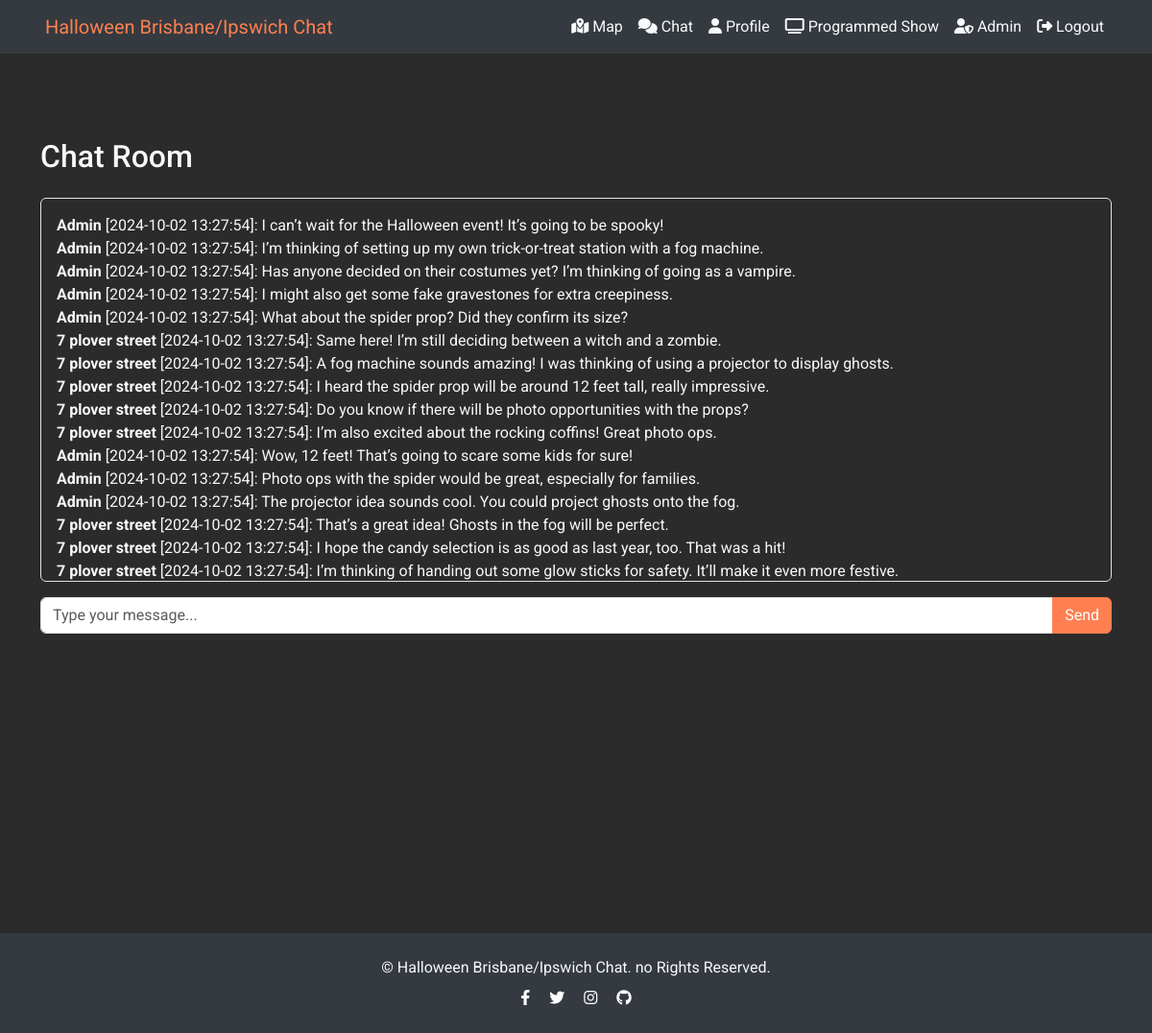
The page /chat (signed in) on the database its author committed.
### app.py (models this page shows, shortened)
class Message(db.Model):
    __tablename__ = 'message'  # Table name remains 'message'
    id = db.Column(db.Integer, primary_key=True)
    user_id = db.Column(db.Integer, db.ForeignKey('user.id'), nullable=False)  # Updated ForeignKey to 'user.id'
    content = db.Column(db.Text, nullable=False)
    timestamp = db.Column(db.DateTime, default=datetime.utcnow, nullable=False)
    visible = db.Column(db.Boolean, default=True)  # New field for visibility
    user = db.relationship('User', backref=db.backref('messages', lazy=True))  # Relationship remains unchanged

class User(UserMixin, db.Model):
    __tablename__ = 'user'  # Changed table name from 'user_table' to 'user'
    id = db.Column(db.Integer, primary_key=True, autoincrement=True)
    username = db.Column(db.String(150), unique=True, nullable=False, index=True)
    email = db.Column(db.String(150), unique=True, nullable=False, index=True)
    password = db.Column(db.String(60), nullable=False)
    mailing_list = db.Column(db.Boolean, default=False)  # Add the mailing list column
    is_mod = db.Column(db.Boolean, default=False)
    is_banned = db.Column(db.Boolean, default=False)  # Add this field for banning/unbanning users
    is_deleted = db.Column(db.Boolean, default=False)  # Add this field for deleting/restoring users
    last_login = db.Column(db.DateTime)  # To track the last login time
    stock_level = db.Column(db.Integer, default=0)  # Default value could be 0 or any other preferred value
    show_url = db.Column(db.String(255), nullable=True)

### app.py (the view)
@app.route("/chat")
@login_required
def chat():
    messages = Message.query.order_by(Message.timestamp.asc()).all()
    return render_template("chat.html", title="Chat", messages=messages)

### app.py (called while the page is built)
@login_manager.user_loader
def load_user(user_id):
    user = User.query.get(int(user_id))
    if user and not user.is_banned:
        return user
    return None

### templates/chat.html (shortened to what this page needs)
{% extends "base.html" %}
{% block content %}
    <h2 class="mb-4">Chat Room</h2>
    <div id="chat-container" class="border rounded p-3 mb-3" style="height: 400px; overflow-y: scroll;">
        {% for message in messages %}
            <div class="chat-message {% if message.user_id == current_user.id %}user-message{% else %}mod-message{% endif %}">
                <strong>{{ message.user.username }}</strong> [{{ message.timestamp.strftime('%Y-%m-%d %H:%M:%S') }}]: {{ message.content }}
            </div>
        {% endfor %}
    </div>
    <form id="message-form">
        <div class="input-group">
            <input type="text" id="message-input" class="form-control" placeholder="Type your message..." required>
            <button type="submit" class="btn btn-primary">Send</button>
        </div>
    </form>
{% endblock %}

### templates/base.html (shortened to what this page needs)
<!DOCTYPE html>
<html lang="en">
<head>
    <link href="https://cdn.jsdelivr.net/npm/bootstrap@5.3.0/dist/css/bootstrap.min.css" rel="stylesheet">
    <link rel="stylesheet" href="https://cdnjs.cloudflare.com/ajax/libs/font-awesome/6.4.0/css/all.min.css">
    <link rel="stylesheet" href="{{ url_for('static', filename='css/styles.css') }}">
</head>
<body>
    <div id="content-wrapper" class="d-flex flex-column vh-100">
        <nav class="navbar navbar-expand-lg fixed-top shadow-sm">
            <div class="container">
                <a class="navbar-brand" href="{{ url_for('home') }}">
                     Halloween Brisbane/Ipswich Chat
                </a>
                <div class="collapse navbar-collapse justify-content-end" id="navbarNav">
                    <ul class="navbar-nav">
                        {% if current_user.is_authenticated %}
                            <li class="nav-item">
                                <a class="nav-link" href="{{ url_for('map') }}"><i class="fas fa-map-marked-alt"></i> Map</a>
                            </li>
                            <li class="nav-item">
                                <a class="nav-link" href="{{ url_for('chat') }}"><i class="fas fa-comments"></i> Chat</a>
                            </li>
                            <li class="nav-item">
                                <a class="nav-link" href="{{ url_for('profile') }}"><i class="fas fa-user"></i> Profile</a>
                            </li>
                            {% if current_user.show_url %}
                                <li class="nav-item">
                                    <a class="nav-link" href="{{ url_for('show') }}" target="_blank">
                                        <i class="fas fa-tv"></i> Programmed Show
                                    </a>
                                </li>
                            {% endif %}
                            {% if current_user.is_mod %}
                                <li class="nav-item">
                                    <a class="nav-link" href="{{ url_for('admin_dashboard') }}"><i class="fas fa-user-shield"></i> Admin</a>
                                </li>
                            {% endif %}
                            <li class="nav-item">
                                <a class="nav-link" href="{{ url_for('logout') }}"><i class="fas fa-sign-out-alt"></i> Logout</a>
                            </li>
                        {% endif %}
                    </ul>
                </div>
            </div>
        </nav>
        <main class="flex-shrink-0 mt-5 pt-5">
            <div class="container mt-5">
                {% block content %}{% endblock %}
            </div>
        </main>
        <footer class="py-4">
            <div class="container text-center">
                <p class="mb-0">&copy; {{ current_year }} Halloween Brisbane/Ipswich Chat. no Rights Reserved.</p>
                <div class="mt-2">
                    <a href="https://www.facebook.com/halloween.on.plover.street" class="text-white me-3"><i class="fab fa-facebook-f"></i></a>
                    <a href="#" class="text-white me-3"><i class="fab fa-twitter"></i></a>
                    <a href="#" class="text-white me-3"><i class="fab fa-instagram"></i></a>
                    <a href="#" class="text-white"><i class="fab fa-github"></i></a>
                </div>
            </div>
        </footer>
    </div>
</body>
</html>

### static/css/styles.css (style rules this page uses)
html, body { height: 100%; }
#content-wrapper { min-height: 100vh; display: flex; flex-direction: column; }
main { flex-grow: 1; }
footer { background-color: #343a40; color: white; padding: 20px; position: relative; width: 100%; margin-top: auto; }

### templates/base.html (style rules this page uses)
html, body { height: 100%; background-color: #2b2b2b; color: #f8f9fa; font-family: 'Roboto', sans-serif; }
#content-wrapper { min-height: 100vh; display: flex; flex-direction: column; }
main { flex-grow: 1; }
.navbar { background-color: #343a40 !important; }
.navbar-brand { color: #ff7f50 !important; }
.nav-link { color: #f8f9fa !important; }
footer { background-color: #343a40; color: #f8f9fa; margin-top: auto; padding: 20px; width: 100%; }
footer a { color: #f8f9fa; }
.btn-primary { background-color: #ff7f50; border-color: #ff7f50; }

### rows shown on the page
Message: user.username "Admin", timestamp "2024-10-02 13:27:54", content "I can’t wait for the Halloween event! It’s going to be spooky!"
Message: user.username "Admin", timestamp "2024-10-02 13:27:54", content "I’m thinking of setting up my own trick-or-treat station with a fog machine."
Message: user.username "Admin", timestamp "2024-10-02 13:27:54", content "Has anyone decided on their costumes yet? I’m thinking of going as a vampire."
Message: user.username "Admin", timestamp "2024-10-02 13:27:54", content "I might also get some fake gravestones for extra creepiness."
Message: user.username "Admin", timestamp "2024-10-02 13:27:54", content "What about the spider prop? Did they confirm its size?"
Message: user.username "7 plover street", timestamp "2024-10-02 13:27:54", content "Same here! I’m still deciding between a witch and a zombie."
Message: user.username "7 plover street", timestamp "2024-10-02 13:27:54", content "A fog machine sounds amazing! I was thinking of using a projector to display ghosts."
Message: user.username "7 plover street", timestamp "2024-10-02 13:27:54", content "I heard the spider prop will be around 12 feet tall, really impressive."
Message: user.username "7 plover street", timestamp "2024-10-02 13:27:54", content "Do you know if there will be photo opportunities with the props?"
Message: user.username "7 plover street", timestamp "2024-10-02 13:27:54", content "I’m also excited about the rocking coffins! Great photo ops."
Message: user.username "Admin", timestamp "2024-10-02 13:27:54", content "Wow, 12 feet! That’s going to scare some kids for sure!"
Message: user.username "Admin", timestamp "2024-10-02 13:27:54", content "Photo ops with the spider would be great, especially for families."
Message: user.username "Admin", timestamp "2024-10-02 13:27:54", content "The projector idea sounds cool. You could project ghosts onto the fog."
Message: user.username "7 plover street", timestamp "2024-10-02 13:27:54", content "That’s a great idea! Ghosts in the fog will be perfect."
Message: user.username "7 plover street", timestamp "2024-10-02 13:27:54", content "I hope the candy selection is as good as last year, too. That was a hit!"
Message: user.username "7 plover street", timestamp "2024-10-02 13:27:54", content "I’m thinking of handing out some glow sticks for safety. It’ll make it even more festive."
